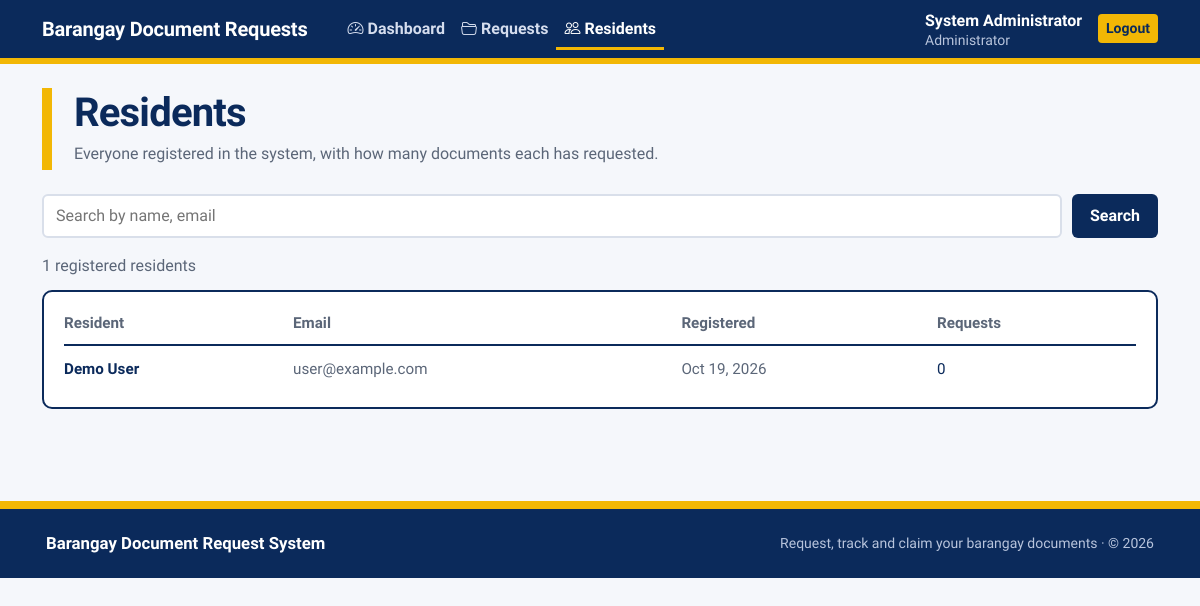
Page /admin/residents.php (signed in) on the committed database.
### tables this page shows
CREATE TABLE IF NOT EXISTS users (
 id INT AUTO_INCREMENT PRIMARY KEY,
 name VARCHAR(150) NOT NULL,
 email VARCHAR(190) NOT NULL UNIQUE,
 password VARCHAR(255) NOT NULL,
 role ENUM('admin','user') NOT NULL DEFAULT 'user',
 created_at TIMESTAMP DEFAULT CURRENT_TIMESTAMP
);

### admin/residents.php (the view, shortened to what this page needs)
<?php
require_once __DIR__ . '/../config/database.php';
$uCols = array_column($pdo->query("SHOW COLUMNS FROM users")->fetchAll(PDO::FETCH_ASSOC), 'Field');
$pick = function (array $want) use ($uCols) {
    foreach ($want as $w) if (in_array($w, $uCols, true)) return $w;
    return null;
};
$nameCol   = $pick(['name','full_name','fullname','username','first_name']);
$emailCol  = $pick(['email','email_address']);
$phoneCol  = $pick(['contact_number','contact_no','contact','phone','phone_number','mobile']);
$addrCol   = $pick(['address','purok','street']);
$joinedCol = $pick(['created_at','registered_at','date_registered','date_created']);
$sel = ['u.id AS uid'];
$sel[] = $nameCol   ? "u.`$nameCol` AS nm"     : "CONCAT('Resident #', u.id) AS nm";
$sel[] = $emailCol  ? "u.`$emailCol` AS email" : "NULL AS email";
$sel[] = $phoneCol  ? "u.`$phoneCol` AS phone" : "NULL AS phone";
$sel[] = $addrCol   ? "u.`$addrCol` AS addr"   : "NULL AS addr";
$sel[] = $joinedCol ? "u.`$joinedCol` AS joined" : "NULL AS joined";
$viewId = (int)($_GET['id'] ?? 0);
$q = trim($_GET['q'] ?? '');
$page = max(1, (int)($_GET['page'] ?? 1));
$perPage = 15;
$where = ["u.role <> 'admin'"]; $args = [];
$whereSql = 'WHERE ' . implode(' AND ', $where);
$st = $pdo->prepare("SELECT COUNT(*) FROM users u $whereSql");
$st->execute($args);
$found = (int)$st->fetchColumn();
$pages = max(1, (int)ceil($found / $perPage));
$page = min($page, $pages);
$offset = ($page - 1) * $perPage;
$orderBy = $nameCol ? "u.`$nameCol` ASC" : 'u.id DESC';
$st = $pdo->prepare("
    SELECT " . implode(', ', $sel) . ",
           COUNT(dr.id) AS total,
           COALESCE(SUM(dr.status = 'Pending'), 0) AS pending
    FROM users u
    LEFT JOIN document_requests dr ON dr.user_id = u.id
    $whereSql
    GROUP BY u.id
    ORDER BY $orderBy
    LIMIT $perPage OFFSET $offset");
$st->execute($args);
$rows = $st->fetchAll(PDO::FETCH_ASSOC);
$totalResidents = (int)$pdo->query("SELECT COUNT(*) FROM users WHERE role <> 'admin'")->fetchColumn();
$link = fn(array $p) => 'residents.php' . ($p ? '?' . http_build_query(array_filter($p, fn($v) => $v !== '' && $v !== null)) : '');
include __DIR__ . '/../includes/header.php';
?>
<div class="bd">
<?php if ($viewId > 0 && !empty($res)): ?>
    <header class="bd-mast">
        <h1>Resident record</h1>
        <p><a href="<?= $link(['q' => $q]) ?>">Back to all residents</a></p>
    </header>
    <section class="bd-card">
        <h2><?= htmlspecialchars($res['nm']) ?></h2>
        <dl>
            <?php if ($emailCol): ?><div><dt>Email</dt><dd><?= htmlspecialchars($res['email'] ?? '-') ?></dd></div><?php endif; ?>
            <?php if ($phoneCol): ?><div><dt>Contact</dt><dd><?= htmlspecialchars($res['phone'] ?? '-') ?></dd></div><?php endif; ?>
            <?php if ($addrCol):  ?><div><dt>Address</dt><dd><?= htmlspecialchars($res['addr'] ?? '-') ?></dd></div><?php endif; ?>
            <?php if ($joinedCol && $res['joined']): ?><div><dt>Registered</dt><dd><?= date('M j, Y', strtotime($res['joined'])) ?></dd></div><?php endif; ?>
            <div><dt>Requests</dt><dd><?= count($history) ?></dd></div>
        </dl>
    </section>
    <div class="bd-panel">
        <?php if (!$history): ?>
            <p class="bd-empty">This resident has not requested any documents yet.</p>
        <?php else: ?>
        <table class="bd-table">
            <thead><tr><th>Reference</th><th>Document</th><th>Purpose</th><th>Copies</th><th>Status</th><th>Date</th></tr></thead>
            <tbody>
            <?php foreach ($history as $h):
                $tag = in_array($h['status'], ['Pending','Processing','Completed'], true) ? $h['status'] : 'x'; ?>
                <tr>
                    <td><strong><?= htmlspecialchars($h['reference_no']) ?></strong></td>
                    <td><?= htmlspecialchars($h['doc'] ?? '') ?></td>
                    <td class="bd-muted"><?= htmlspecialchars($h['purpose'] ?? '') ?></td>
                    <td><?= (int)$h['quantity'] ?></td>
                    <td><span class="bd-tag bd-t-<?= $tag ?>"><?= htmlspecialchars($h['status']) ?></span></td>
                    <td><?= $h['requested_at'] ? date('M j, Y', strtotime($h['requested_at'])) : '' ?></td>
                </tr>
            <?php endforeach; ?>
            </tbody>
        </table>
        <?php endif; ?>
    </div>
<?php else: ?>
    <header class="bd-mast">
        <h1>Residents</h1>
        <p>Everyone registered in the system, with how many documents each has requested.</p>
    </header>
    <form class="bd-bar-f" method="get" action="residents.php">
        <input type="search" name="q" value="<?= htmlspecialchars($q) ?>" placeholder="Search by name<?= $emailCol ? ', email' : '' ?><?= $phoneCol ? ', contact' : '' ?><?= $addrCol ? ' or address' : '' ?>" aria-label="Search residents">
        <button class="bd-btn" type="submit">Search</button>
    </form>
    <p class="bd-count">
        <?= $q !== '' ? "$found of $totalResidents residents match" : "$totalResidents registered residents" ?>
    </p>
    <div class="bd-panel">
        <?php if (!$rows): ?>
            <p class="bd-empty"><?= $q !== '' ? 'No residents match that search.' : 'No residents have registered yet. Accounts appear here when residents sign up.' ?></p>
        <?php else: ?>
        <table class="bd-table">
            <thead>
                <tr>
                    <th>Resident</th>
                    <?php if ($emailCol): ?><th>Email</th><?php endif; ?>
                    <?php if ($joinedCol): ?><th>Registered</th><?php endif; ?>
                    <th>Requests</th>
                </tr>
            </thead>
            <tbody>
            <?php foreach ($rows as $r): ?>
                <tr>
                    <td><a class="bd-name" href="<?= $link(['id' => $r['uid'], 'q' => $q]) ?>"><?= htmlspecialchars($r['nm']) ?></a></td>
                    <?php if ($emailCol): ?><td class="bd-muted"><?= htmlspecialchars($r['email'] ?? '') ?></td><?php endif; ?>
                    <?php if ($joinedCol): ?><td class="bd-muted"><?= $r['joined'] ? date('M j, Y', strtotime($r['joined'])) : '' ?></td><?php endif; ?>
                    <td>
                        <?= (int)$r['total'] ?>
                    </td>
                </tr>
            <?php endforeach; ?>
            </tbody>
        </table>
        <?php endif; ?>
    </div>
<?php endif; ?>
</div>
<?php include __DIR__ . '/../includes/footer.php'; ?>

### assets/css/style.css (style rules this page uses)
body { background:#f5f7fb; }

### admin/residents.php (style rules this page uses)
.bd { --ink:#0b2a5b; --sun:#f2b705; --mist:#eef1f6; --line:#d9dfea; --muted:#5b6678; font-family:'Source Sans 3',system-ui,sans-serif; color:var(--ink); }
.bd h1,.bd h2 { font-family:'Bricolage Grotesque',system-ui,sans-serif; }
.bd-mast { border-left:10px solid var(--sun); padding:4px 0 4px 22px; margin-bottom:24px; }
.bd-mast h1 { font-size:clamp(1.8rem,4vw,2.5rem); font-weight:800; letter-spacing:-.02em; margin:0; line-height:1.05; }
.bd-mast p { color:var(--muted); margin:8px 0 0; }
.bd-bar-f { display:flex; flex-wrap:wrap; gap:10px; padding:0 0 16px; }
.bd-bar-f input { flex:1 1 240px; border:2px solid var(--line); border-radius:6px; padding:8px 12px; font:inherit; color:var(--ink); }
.bd-btn { background:var(--ink); color:#fff; border:0; border-radius:6px; padding:9px 18px; font:inherit; font-weight:600; cursor:pointer; text-decoration:none; display:inline-block; }
.bd-count { color:var(--muted); margin:0 0 12px; }
.bd-panel { border:2px solid var(--ink); border-radius:10px; padding:6px 20px 14px; background:#fff; overflow-x:auto; margin-bottom:20px; }
.bd-table { width:100%; border-collapse:collapse; font-size:.95rem; min-width:700px; }
.bd-table th { text-align:left; font-weight:600; color:var(--muted); padding:14px 10px 10px 0; border-bottom:2px solid var(--ink); }
.bd-table td { padding:12px 10px 12px 0; border-bottom:1px solid var(--line); vertical-align:middle; }
.bd-table tr:last-child td { border-bottom:0; }
.bd-name { font-weight:600; color:var(--ink); text-decoration:none; }
.bd-muted { color:var(--muted); }

### rows in the picture
users: name "Demo User", email "user@example.com", created_at "Oct 19, 2026", total "0"

### other values in the picture
$label "Dashboard"
$label "Requests"
$label "Residents"
$user['name'] "System Administrator"
$totalResidents "1"
